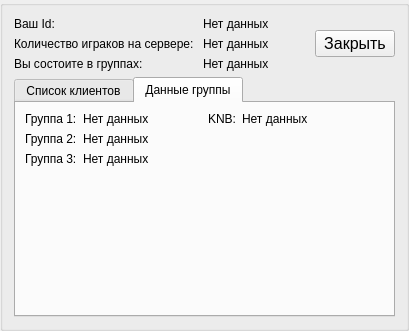
        <widget class="QGroupBox" name="groupBox_8">
         <property name="title">
          <string/>
         </property>
         <layout class="QVBoxLayout" name="verticalLayout_30">
          <item>
           <layout class="QHBoxLayout" name="horizontalLayout_41">
            <item>
             <layout class="QFormLayout" name="formLayout">
              <item row="0" column="0">
               <widget class="QLabel" name="label_3">
                <property name="text">
                 <string>Ваш Id: </string>
                </property>
               </widget>
              </item>
              <item row="0" column="1">
               <widget class="QLabel" name="lb_myId">
                <property name="text">
                 <string>Нет данных</string>
                </property>
               </widget>
              </item>
              <item row="1" column="0">
               <widget class="QLabel" name="label_2">
                <property name="text">
                 <string>Количество играков на сервере: </string>
                </property>
               </widget>
              </item>
              <item row="1" column="1">
               <widget class="QLabel" name="lb_countPlayer">
                <property name="text">
                 <string>Нет данных</string>
                </property>
               </widget>
              </item>
              <item row="2" column="0">
               <widget class="QLabel" name="label_16">
                <property name="text">
                 <string>Вы состоите в группах:</string>
                </property>
               </widget>
              </item>
              <item row="2" column="1">
               <widget class="QLabel" name="lb_names_groups">
                <property name="text">
                 <string>Нет данных</string>
                </property>
               </widget>
              </item>
             </layout>
            </item>
            <item>
             <layout class="QHBoxLayout" name="horizontalLayout_4">
              <item>
               <spacer name="horizontalSpacer_2">
                <property name="orientation">
                 <enum>Qt::Horizontal</enum>
                </property>
                <property name="sizeHint" stdset="0">
                 <size>
                  <width>40</width>
                  <height>20</height>
                 </size>
                </property>
               </spacer>
              </item>
              <item>
               <widget class="QPushButton" name="pb_close">
                <property name="font">
                 <font>
                  <pointsize>12</pointsize>
                 </font>
                </property>
                <property name="text">
                 <string>Закрыть</string>
                </property>
               </widget>
              </item>
             </layout>
            </item>
           </layout>
          </item>
          <item>
           <widget class="QTabWidget" name="tab_listClientAndGroup">
            <property name="currentIndex">
             <number>1</number>
            </property>
            <widget class="QWidget" name="t_list_client">
             <attribute name="title">
              <string>Список клиентов</string>
             </attribute>
             <layout class="QVBoxLayout" name="verticalLayout_32">
              <item>
               <widget class="QListWidget" name="gameListWidget"/>
              </item>
             </layout>
            </widget>
            <widget class="QWidget" name="t_group">
             <attribute name="title">
              <string>Данные группы</string>
             </attribute>
             <layout class="QVBoxLayout" name="verticalLayout_33">
              <item>
               <layout class="QGridLayout" name="gridLayout_8">
                <item row="0" column="0">
                 <layout class="QFormLayout" name="formLayout_8">
                  <item row="0" column="0">
                   <widget class="QLabel" name="label_17">
                    <property name="text">
                     <string>Группа 1:</string>
                    </property>
                   </widget>
                  </item>
                  <item row="0" column="1">
                   <widget class="QLabel" name="lb_id_groups">
                    <property name="text">
                     <string>Нет данных</string>
                    </property>
                   </widget>
                  </item>
                  <item row="1" column="0">
                   <widget class="QLabel" name="label_19">
                    <property name="text">
                     <string>Группа 2:</string>
                    </property>
                   </widget>
                  </item>
                  <item row="1" column="1">
                   <widget class="QLabel" name="lb_id_groups_2">
                    <property name="text">
                     <string>Нет данных</string>
                    </property>
                   </widget>
                  </item>
                  <item row="2" column="0">
                   <widget class="QLabel" name="label_21">
                    <property name="text">
                     <string>Группа 3:</string>
                    </property>
                   </widget>
                  </item>
                  <item row="2" column="1">
                   <widget class="QLabel" name="lb_id_groups_3">
                    <property name="text">
                     <string>Нет данных</string>
                    </property>
                   </widget>
                  </item>
                 </layout>
                </item>
                <item row="0" column="1">
                 <layout class="QFormLayout" name="formLayout_10">
                  <item row="0" column="0">
                   <widget class="QLabel" name="label_23">
                    <property name="text">
                     <string>KNB:</string>
                    </property>
                   </widget>
                  </item>
                  <item row="0" column="1">
                   <widget class="QLabel" name="lb_id_groups_KNB">
                    <property name="text">
                     <string>Нет данных</string>
                    </property>
                   </widget>
                  </item>
                 </layout>
                </item>
               </layout>
              </item>
             </layout>
            </widget>
           </widget>
          </item>
         </layout>
        </widget>
